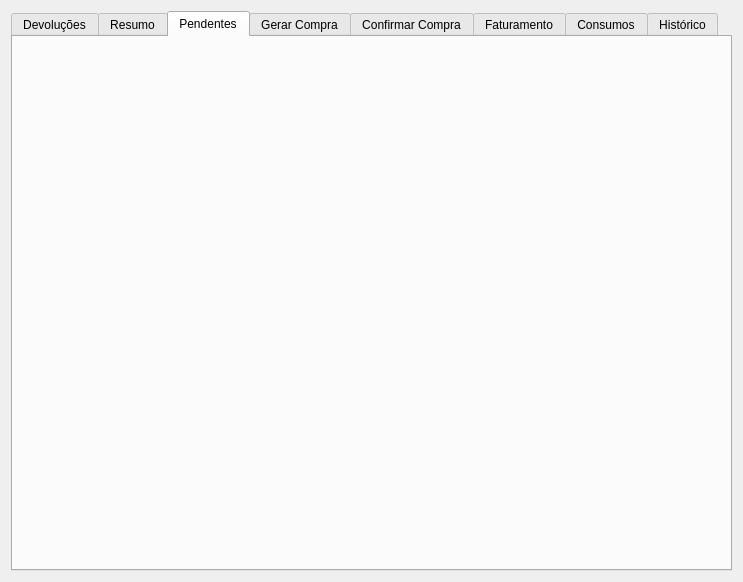
<?xml version="1.0" encoding="UTF-8"?>
<ui version="4.0">
 <class>TabCompras</class>
 <widget class="QWidget" name="TabCompras">
  <property name="geometry">
   <rect>
    <x>0</x>
    <y>0</y>
    <width>743</width>
    <height>582</height>
   </rect>
  </property>
  <property name="windowTitle">
   <string>Form</string>
  </property>
  <layout class="QGridLayout" name="gridLayout_2">
   <item row="0" column="0">
    <widget class="QTabWidget" name="tabWidget">
     <property name="currentIndex">
      <number>2</number>
     </property>
     <widget class="QWidget" name="tabDevolucao">
      <attribute name="title">
       <string>Devoluções</string>
      </attribute>
      <layout class="QGridLayout" name="gridLayout_4">
       <property name="leftMargin">
        <number>0</number>
       </property>
       <property name="topMargin">
        <number>0</number>
       </property>
       <property name="rightMargin">
        <number>0</number>
       </property>
       <property name="bottomMargin">
        <number>0</number>
       </property>
       <property name="spacing">
        <number>0</number>
       </property>
       <item row="0" column="0">
        <widget class="WidgetCompraDevolucao" name="widgetDevolucao" native="true"/>
       </item>
      </layout>
     </widget>
     <widget class="QWidget" name="tabResumo">
      <attribute name="title">
       <string>Resumo</string>
      </attribute>
      <layout class="QGridLayout" name="gridLayout_7">
       <property name="leftMargin">
        <number>0</number>
       </property>
       <property name="topMargin">
        <number>0</number>
       </property>
       <property name="rightMargin">
        <number>0</number>
       </property>
       <property name="bottomMargin">
        <number>0</number>
       </property>
       <property name="spacing">
        <number>0</number>
       </property>
       <item row="0" column="0">
        <widget class="WidgetCompraResumo" name="widgetResumo" native="true"/>
       </item>
      </layout>
     </widget>
     <widget class="QWidget" name="tabPendentes">
      <attribute name="title">
       <string>Pendentes</string>
      </attribute>
      <layout class="QGridLayout" name="gridLayout">
       <property name="leftMargin">
        <number>0</number>
       </property>
       <property name="topMargin">
        <number>0</number>
       </property>
       <property name="rightMargin">
        <number>0</number>
       </property>
       <property name="bottomMargin">
        <number>0</number>
       </property>
       <property name="spacing">
        <number>0</number>
       </property>
       <item row="0" column="0">
        <widget class="WidgetCompraPendentes" name="widgetPendentes" native="true"/>
       </item>
      </layout>
     </widget>
     <widget class="QWidget" name="tabComprar">
      <attribute name="title">
       <string>Gerar Compra</string>
      </attribute>
      <layout class="QGridLayout" name="gridLayout_3">
       <property name="leftMargin">
        <number>0</number>
       </property>
       <property name="topMargin">
        <number>0</number>
       </property>
       <property name="rightMargin">
        <number>0</number>
       </property>
       <property name="bottomMargin">
        <number>0</number>
       </property>
       <property name="spacing">
        <number>0</number>
       </property>
       <item row="0" column="0">
        <widget class="WidgetCompraGerar" name="widgetGerar" native="true"/>
       </item>
      </layout>
     </widget>
     <widget class="QWidget" name="tabConfirmar">
      <attribute name="title">
       <string>Confirmar Compra</string>
      </attribute>
      <layout class="QGridLayout" name="gridLayout_6">
       <property name="leftMargin">
        <number>0</number>
       </property>
       <property name="topMargin">
        <number>0</number>
       </property>
       <property name="rightMargin">
        <number>0</number>
       </property>
       <property name="bottomMargin">
        <number>0</number>
       </property>
       <property name="spacing">
        <number>0</number>
       </property>
       <item row="0" column="0">
        <widget class="WidgetCompraConfirmar" name="widgetConfirmar" native="true"/>
       </item>
      </layout>
     </widget>
     <widget class="QWidget" name="tabFaturamento">
      <attribute name="title">
       <string>Faturamento</string>
      </attribute>
      <layout class="QGridLayout" name="gridLayout_9">
       <property name="leftMargin">
        <number>0</number>
       </property>
       <property name="topMargin">
        <number>0</number>
       </property>
       <property name="rightMargin">
        <number>0</number>
       </property>
       <property name="bottomMargin">
        <number>0</number>
       </property>
       <property name="spacing">
        <number>0</number>
       </property>
       <item row="0" column="0">
        <widget class="WidgetCompraFaturar" name="widgetFaturar" native="true"/>
       </item>
      </layout>
     </widget>
     <widget class="QWidget" name="tabCompras">
      <attribute name="title">
       <string>Consumos</string>
      </attribute>
      <layout class="QGridLayout" name="gridLayout_5">
       <property name="leftMargin">
        <number>0</number>
       </property>
       <property name="topMargin">
        <number>0</number>
       </property>
       <property name="rightMargin">
        <number>0</number>
       </property>
       <property name="bottomMargin">
        <number>0</number>
       </property>
       <property name="spacing">
        <number>0</number>
       </property>
       <item row="0" column="0">
        <widget class="WidgetCompraConsumos" name="widgetOC" native="true"/>
       </item>
      </layout>
     </widget>
     <widget class="QWidget" name="tabHistorico">
      <attribute name="title">
       <string>Histórico</string>
      </attribute>
      <layout class="QGridLayout" name="gridLayout_8">
       <property name="leftMargin">
        <number>0</number>
       </property>
       <property name="topMargin">
        <number>0</number>
       </property>
       <property name="rightMargin">
        <number>0</number>
       </property>
       <property name="bottomMargin">
        <number>0</number>
       </property>
       <property name="spacing">
        <number>0</number>
       </property>
       <item row="0" column="0">
        <widget class="WidgetHistoricoCompra" name="widgetHistorico" native="true"/>
       </item>
      </layout>
     </widget>
    </widget>
   </item>
  </layout>
 </widget>
 <customwidgets>
  <customwidget>
   <class>WidgetCompraGerar</class>
   <extends>QWidget</extends>
   <header>src/widgetcompragerar.h</header>
   <container>1</container>
  </customwidget>
  <customwidget>
   <class>WidgetCompraConfirmar</class>
   <extends>QWidget</extends>
   <header>src/widgetcompraconfirmar.h</header>
   <container>1</container>
  </customwidget>
  <customwidget>
   <class>WidgetCompraFaturar</class>
   <extends>QWidget</extends>
   <header>src/widgetcomprafaturar.h</header>
   <container>1</container>
  </customwidget>
  <customwidget>
   <class>WidgetCompraDevolucao</class>
   <extends>QWidget</extends>
   <header>src/widgetcompradevolucao.h</header>
   <container>1</container>
  </customwidget>
  <customwidget>
   <class>WidgetCompraPendentes</class>
   <extends>QWidget</extends>
   <header>src/widgetcomprapendentes.h</header>
   <container>1</container>
  </customwidget>
  <customwidget>
   <class>WidgetCompraResumo</class>
   <extends>QWidget</extends>
   <header>src/widgetcompraresumo.h</header>
   <container>1</container>
  </customwidget>
  <customwidget>
   <class>WidgetHistoricoCompra</class>
   <extends>QWidget</extends>
   <header>src/widgethistoricocompra.h</header>
   <container>1</container>
  </customwidget>
  <customwidget>
   <class>WidgetCompraConsumos</class>
   <extends>QWidget</extends>
   <header>src/widgetcompraconsumos.h</header>
   <container>1</container>
  </customwidget>
 </customwidgets>
 <resources/>
 <connections/>
</ui>
